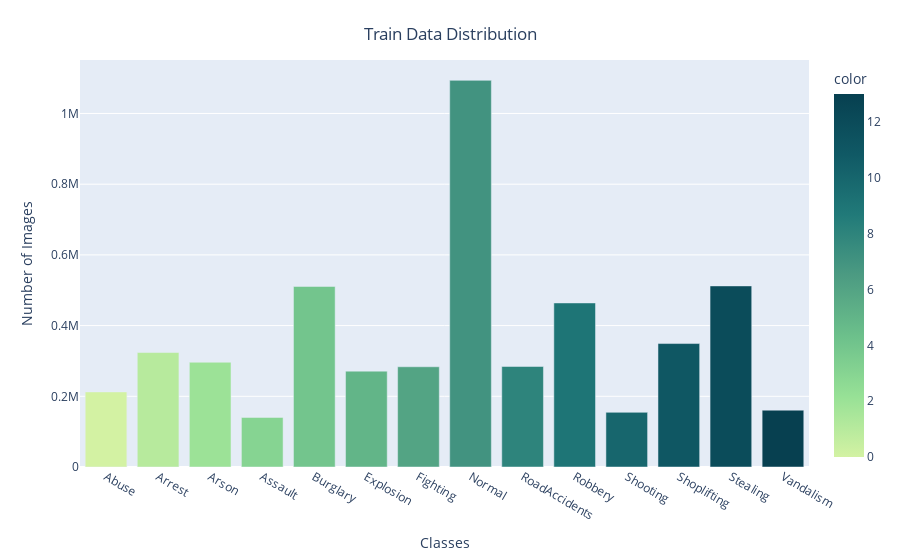

Notebook code cell kept with this figure:
### Markdown cell above
### Train data Distribution

### Code cell
fig = px.bar(x = CLASS_LABELS,
             y = [list(train_generator.classes).count(i) for i in np.unique(train_generator.classes)] , 
             color = np.unique(train_generator.classes) ,
             color_continuous_scale="Emrld") 
fig.update_xaxes(title="Classes")
fig.update_yaxes(title = "Number of Images")
fig.update_layout(showlegend = True,
    title = {
        'text': 'Train Data Distribution ',
        'y':0.95,
        'x':0.5,
        'xanchor': 'center',
        'yanchor': 'top'})
fig.show()

### Figure 1 — Plotly figure (JSON) as saved in the notebook; plotly's stock layout.template omitted (floating-point values rounded to 4 significant figures)
{"data": [{"alignmentgroup": "True", "hovertemplate": "x=%{x}<br>y=%{y}<br>color=%{marker.color}<extra></extra>", "legendgroup": "", "marker": {"color": [0, 1, 2, 3, 4, 5, 6, 7, 8, 9, 10, 11, 12, 13], "coloraxis": "coloraxis", "pattern": {"shape": ""}}, "name": "", "offsetgroup": "", "orientation": "v", "showlegend": false, "textposition": "auto", "type": "bar", "x": ["Abuse", "Arrest", "Arson", "Assault", "Burglary", "Explosion", "Fighting", "Normal", "RoadAccidents", "Robbery", "Shooting", "Shoplifting", "Stealing", "Vandalism"], "xaxis": "x", "y": [212408, 323792, 296324, 140190, 510710, 271157, 283579, 1093722, 284359, 464087, 154613, 349202, 512218, 160788], "yaxis": "y"}], "layout": {"barmode": "relative", "coloraxis": {"colorbar": {"title": {"text": "color"}}, "colorscale": [[0, "rgb(211, 242, 163)"], [0.1667, "rgb(151, 225, 150)"], [0.3333, "rgb(108, 192, 139)"], [0.5, "rgb(76, 155, 130)"], [0.6667, "rgb(33, 122, 121)"], [0.8333, "rgb(16, 89, 101)"], [1, "rgb(7, 64, 80)"]]}, "legend": {"tracegroupgap": 0}, "margin": {"t": 60}, "showlegend": true, "title": {"text": "Train Data Distribution ", "x": 0.5, "xanchor": "center", "y": 0.95, "yanchor": "top"}, "xaxis": {"anchor": "y", "domain": [0, 1], "title": {"text": "Classes"}}, "yaxis": {"anchor": "x", "domain": [0, 1], "title": {"text": "Number of Images"}}}}
